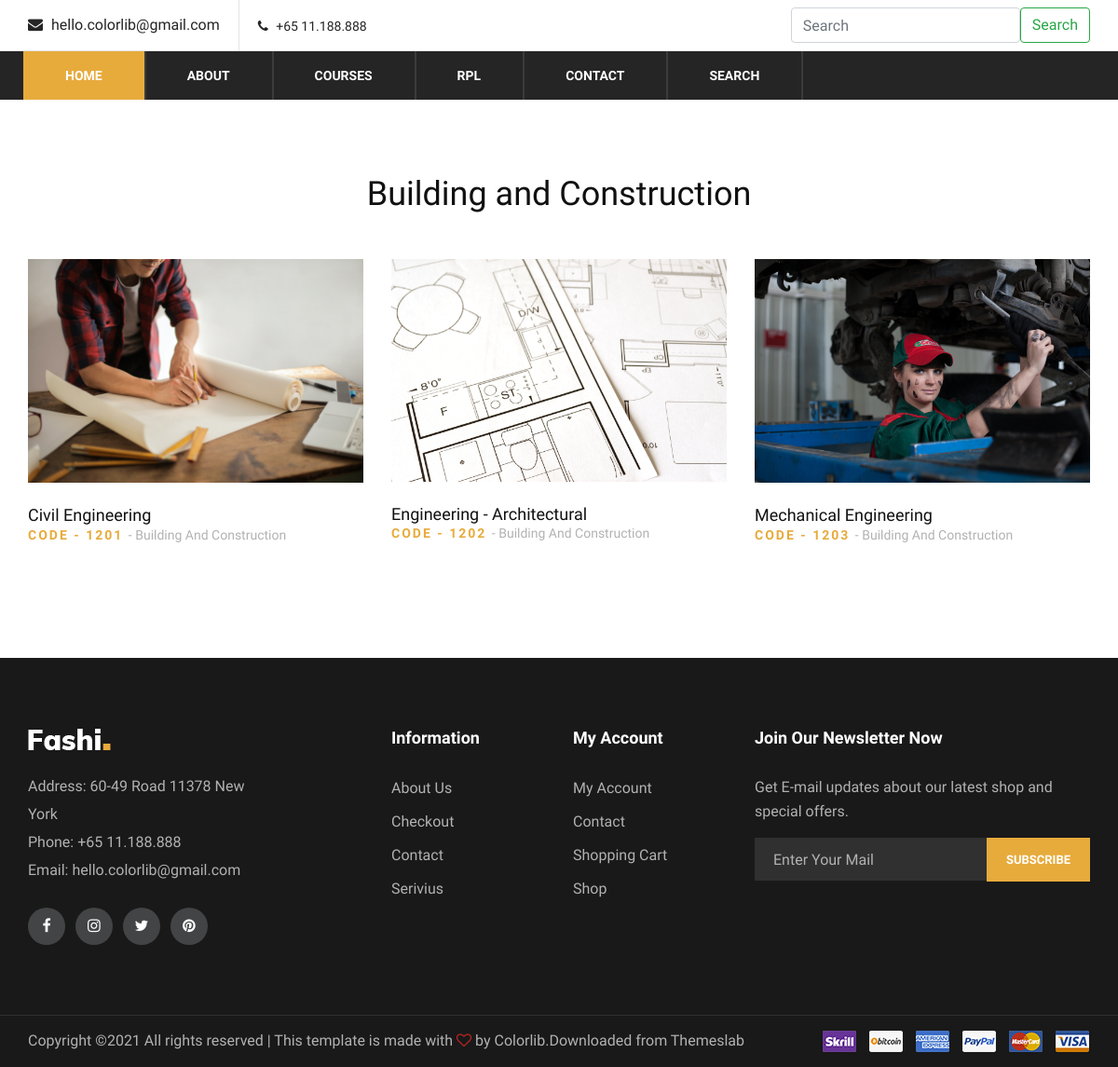
The app's page /category/Building and Construction with its own data.
### frontpage/models.py (models this page shows, shortened)
class Category(models.Model):
    name = models.CharField(max_length=200)
    image = models.ImageField(upload_to='media/category', blank=True, null=True)
    def __str__(self):
        return self.name

class Sub_Category(models.Model):
    title = models.CharField(max_length=200)
    category = models.ForeignKey(Category, on_delete=models.CASCADE)
    course_code = models.CharField(max_length=100)
    image = models.ImageField(upload_to='media/sub_category', blank=True, null=True)
    discription = models.TextField(blank=True, null=True)

### frontpage/views.py (the view)
# urls.py: path('category/<str:cat_name>', category, name='category'),
def category(request, cat_name):
    cats = Category.objects.get(name=cat_name)
    sub = Sub_Category.objects.filter(category=cats)
    print(request.GET)
    context = {
        'sub': sub,
        'cat': cats,
    }
    return render(request, 'courses.html', context)

### frontpage/custom_context.py (called while the page is built)
def mycontext(request):
    categories = Category.objects.all()
    return {'categories': categories}

### templates/courses.html
{% extends 'base.html' %}
{% load static %}
{% block content %}
    <section class="blog-section spad">
        <div class="container">
            <h2 class="text-center">{{ cat.name }}</h2>
            <div class="row mt-5">
                <div class="col-lg-12 order-1 order-lg-2">
                    <div class="row">
                        {% for s in sub %}
                        <div class="col-lg-4 col-sm-4">
                            <div class="blog-item">
                                <div class="bi-pic">
                                    <img src="{{ s.image.url }}" alt="">
                                </div>
                                <div class="bi-text">
                                    <a href="{% url 'category_detail' pk=s.id %}">
                                        <h5>{{ s.title }}</h5>
                                    </a>
                                    <p>Code - {{ s.course_code }} <span>- {{ s.category }}</span></p>
                                </div>
                            </div>
                        </div>
                        {% endfor %}
                    </div>
                </div>
            </div>
        </div>
    </section>
{% endblock %}

### static/css/style.css (style rules this page uses)
html, body { height: 100%; font-family: "Muli", sans-serif; -webkit-font-smoothing: antialiased; font-smoothing: antialiased; }
h1, h2, h3, h4, h5, h6 { margin: 0; color: #111111; font-weight: 400; font-family: "Muli", sans-serif; }
h2 { font-size: 36px; }
h5 { font-size: 18px; }
p { font-size: 16px; font-family: "Muli", sans-serif; color: #636363; font-weight: 400; line-height: 26px; margin: 0 0 15px 0; }
img { max-width: 100%; }
.spad { padding-top: 100px; padding-bottom: 100px; }
.blog-section { padding-top: 80px; padding-bottom: 80px; }
.blog-item { margin-bottom: 42px; }
.blog-item .bi-pic img { min-width: 100%; }
.blog-item .bi-text { padding-top: 24px; }
.blog-item .bi-text p { margin-bottom: 0; font-size: 14px; font-weight: 700; text-transform: uppercase; color: #e7ab3c; letter-spacing: 2px; line-height: 20px; }
.blog-item .bi-text p span { color: #b2b2b2; font-weight: 400; text-transform: capitalize; letter-spacing: 0; }
@media only screen and (min-width: 1200px) { .container { max-width: 1170px; } }

### records on screen
Category: name "Building and Construction"
Sub_Category: image (picture), title "Civil Engineering", course_code "1201", category "Building And Construction"
Sub_Category: image (picture), title "Engineering - Architectural", course_code "1202", category "Building And Construction"
Sub_Category: image (picture), title "Mechanical Engineering", course_code "1203", category "Building And Construction"
